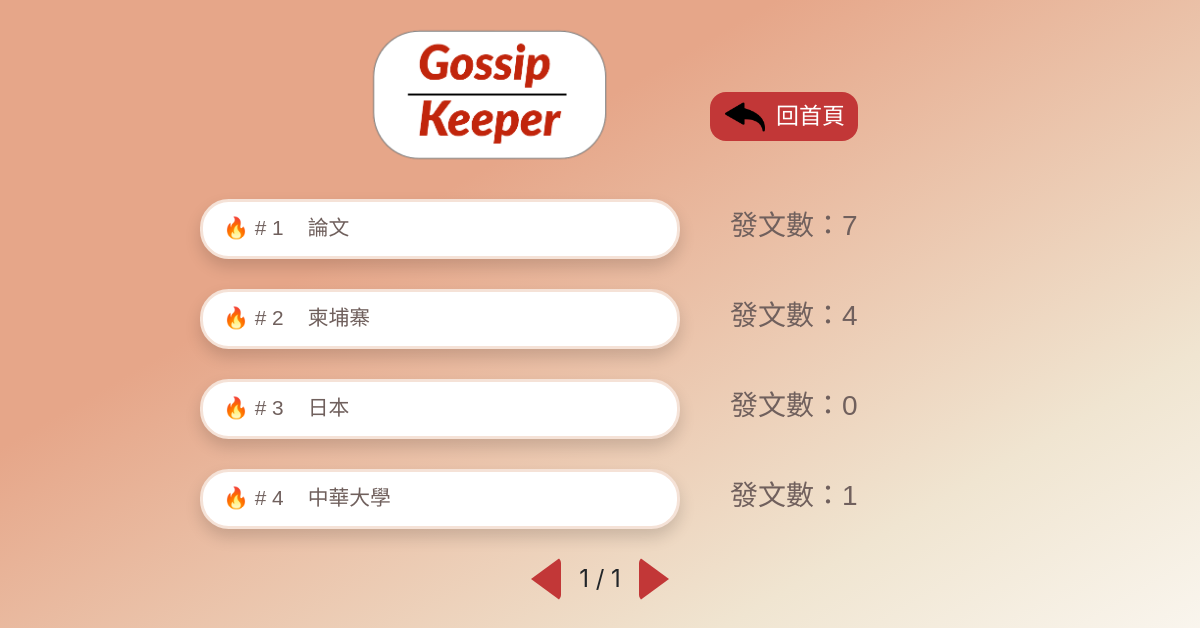
Page /topic on the earlier database version.
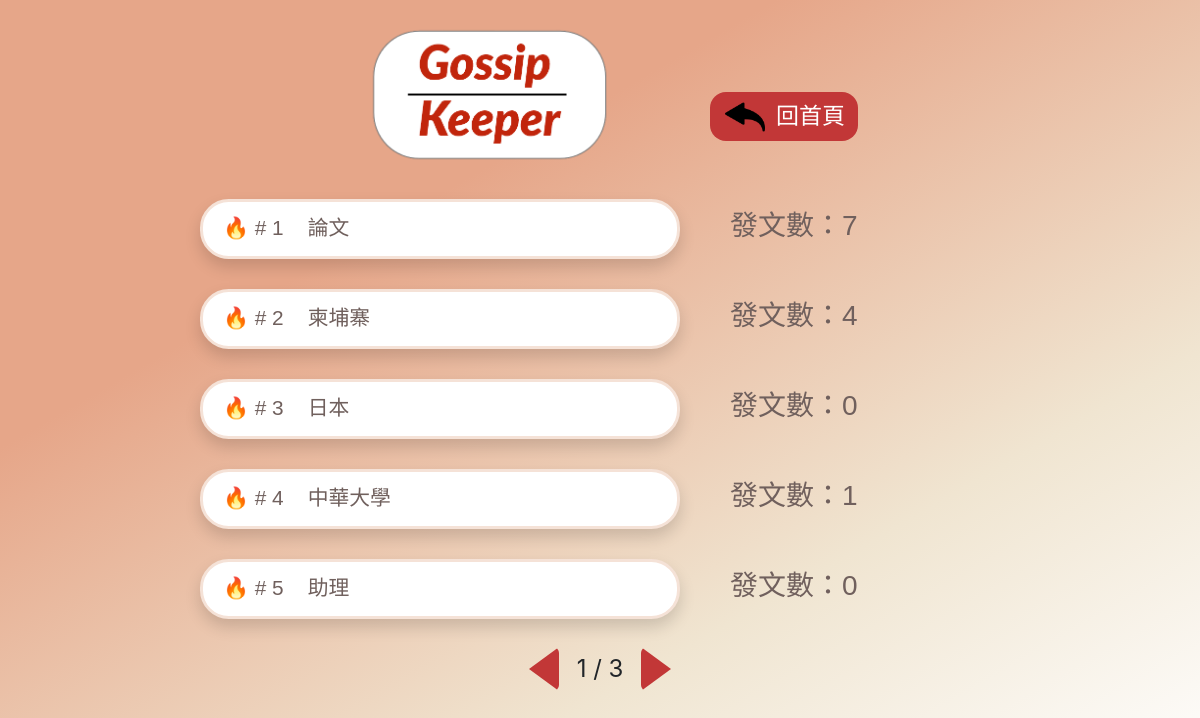
Same page on the later database version.
### FrontEnd/models.py (models this page shows)
class Topic(models.Model):
    name = models.CharField(max_length=20, verbose_name="話題", blank=True)
    post_number = models.IntegerField(verbose_name="發文數", default=0)
    times = models.IntegerField(verbose_name="出現次數", default=0)
    created_date = models.DateField(default=timezone.now,verbose_name='建立日期')
    update_date = models.DateField(auto_now=True, verbose_name='更新日期')
    class Meta:
        verbose_name = "話題"   # 單數
        verbose_name_plural = verbose_name   #複數
    def __str__(self):
        return self.name

### FrontEnd/views.py (the view)
# urls.py: path('topic', views.topic, name='topic'),
def topic(request):
    topic = Topic.objects.values('name').distinct()
    for t in topic:
        print(t['name'])
        post_num = Post.objects.filter(topic=t['name']).count()
        tme_post = Topic.objects.get(name=t['name'])
        print(tme_post)
        Topic.objects.filter(name=t['name']).update(post_number=post_num)
        print(post_num)
        print("------")
    topic = Topic.objects.all()
    paginator = Paginator(topic, 5)
    page = request.GET.get('page')
    topic = paginator.get_page(page)
    print("總共有",paginator.num_pages,"頁")
    print("多少資料",paginator.object_list)
    print(topic.paginator.page_range)
    context = {
        'topic':topic,
        'post_num':post_num
    }
    return render(request, "topic/topic.html", context)

### templates/topic/topic.html (shortened to what this page needs)
{% extends 'base/base.html' %}
{% block import %}
{% load static%}
<link rel="stylesheet" href="{% static 'css/topic/topic.css' %}">
{% endblock %}
{% block main %}
    <div class="container">
        <div class="row row-one" style="padding:20px 0px">
            <div class="col-7">
                <div class="logo">
                    <img src="{% static 'img/index/LOGO.png' %}" class="img-fluid" alt="Gossip Keeper">
                </div>
            </div>
            <div class="col-5">
                <div class="previous_page">
                    <img src="{% static 'img/topic/left_arrow.png' %}" class="img-fluid left_arrow">
                    <a href="{% url 'index' %}" type="button" class="btn">回首頁</a>
                </div>
            </div>
        </div>
    </div>
    <div class="container">
        {% for t in topic %}
        <div class="row row-two" style="padding:10px 0px; margin-bottom: 10px;">
            <div class="col-7">
                <a href="{% url 'all' topic=t.name %}">
                    <div class="board shadow">
                        <span style="margin-right:24px">🔥 # {{ t.id }}</span>{{ t.name }}
                    </div>
                </a>
            </div>
            <div class="col-5">
                <h3 class="post-text">發文數：{{ t.post_number }}</h3>
            </div>
        </div>
        {% endfor %}
        {% if topic %}
        <div class="row row-three" style="justify-content: center; position: relative;">
            <ul class="pagination" style="position: absolute;">
                <li class="page-item">
                    <a href="{% if topic.has_previous %} ?page={{ topic.previous_page_number }} {% endif %}"><div class="previous_triangle"></div></a>
                </li>
                <span class="page">
                    {% for i in topic.paginator.page_range %}
                        {% if i == topic.number %}
                            {{ i }}
                        {% endif %}
                    {% endfor %}
                    / {{ topic.paginator.num_pages }}
                </span>
                <li class="page-item">
                    <a href="{% if topic.has_next %} ?page={{ topic.next_page_number }} {% endif %}"><div class="next_triangle"></div></a>
                </li>
            </ul>
        </div>
        {% endif %}
    </div>
{% endblock %}

### templates/base/base.html (shortened to what this page needs)
<!DOCTYPE html>
<html lang="zh-Hant">
<head>
    <link rel="stylesheet" href="https://stackpath.bootstrapcdn.com/bootstrap/4.2.1/css/bootstrap.min.css">
    {% load static%}
    <link rel="stylesheet" href="{% static 'css/base/base.css' %}">
    {% block import %}
    {% endblock %}
</head>
<body>
    {% block main %}
    {% endblock %}
</body>
</html>

### static/css/base/base.css (style rules this page uses)
* { margin: 0; padding: 0; }
body { height:100vh; background: -webkit-linear-gradient(-60deg, #E6A689 30%, #F0E5D1 70%,#FFFFFF); }

### static/css/topic/topic.css (style rules this page uses)
.logo { text-align: right; padding-right: 10%; }
.logo .img-fluid { max-width: 255px; }
.previous_page { height: 100%; padding-top: 10%; align-items: center; display: flex; }
.previous_page .btn { font-family: 'Noto Sans TC', sans-serif; color: #ffffff; background-color: #C23737; font-size: 23px; padding-left: 65px; border-radius: 1rem; }
.left_arrow { position: absolute; margin: 6px 15px; width: 40px; }
.board { font-family: 'Noto Sans TC', sans-serif; color: #70605D; font-size: 1.3rem; background-color: #FFFFFF; border: 3px solid #f5e2d7; border-radius: 1.8rem; width: 480px; height: 60px; padding: 10px 20px; float: right; }
.post-text { font-family: 'Noto Sans TC', sans-serif; color: #70605D; margin: 10px 20px; }
.next_triangle { width: 0; height: 0; margin-top: 8px; border-style: solid; border-width: 22px 0 22px 30px; border-color: transparent transparent transparent #c23737; border-radius: 6px; }
.previous_triangle { width: 0; height: 0; margin-top: 8px; border-style: solid; border-width: 22px 30px 22px 0; border-color: transparent #c23737 transparent transparent; border-radius: 6px; }
.page { margin: 12px 18px 0 18px; font-size: 1.5rem; }

Differences in the rows shown:
added Topic: id "5", name "助理", post_number "0"
Other differences:
{{ topic.paginator.num_pages }}: "1" → "3"
